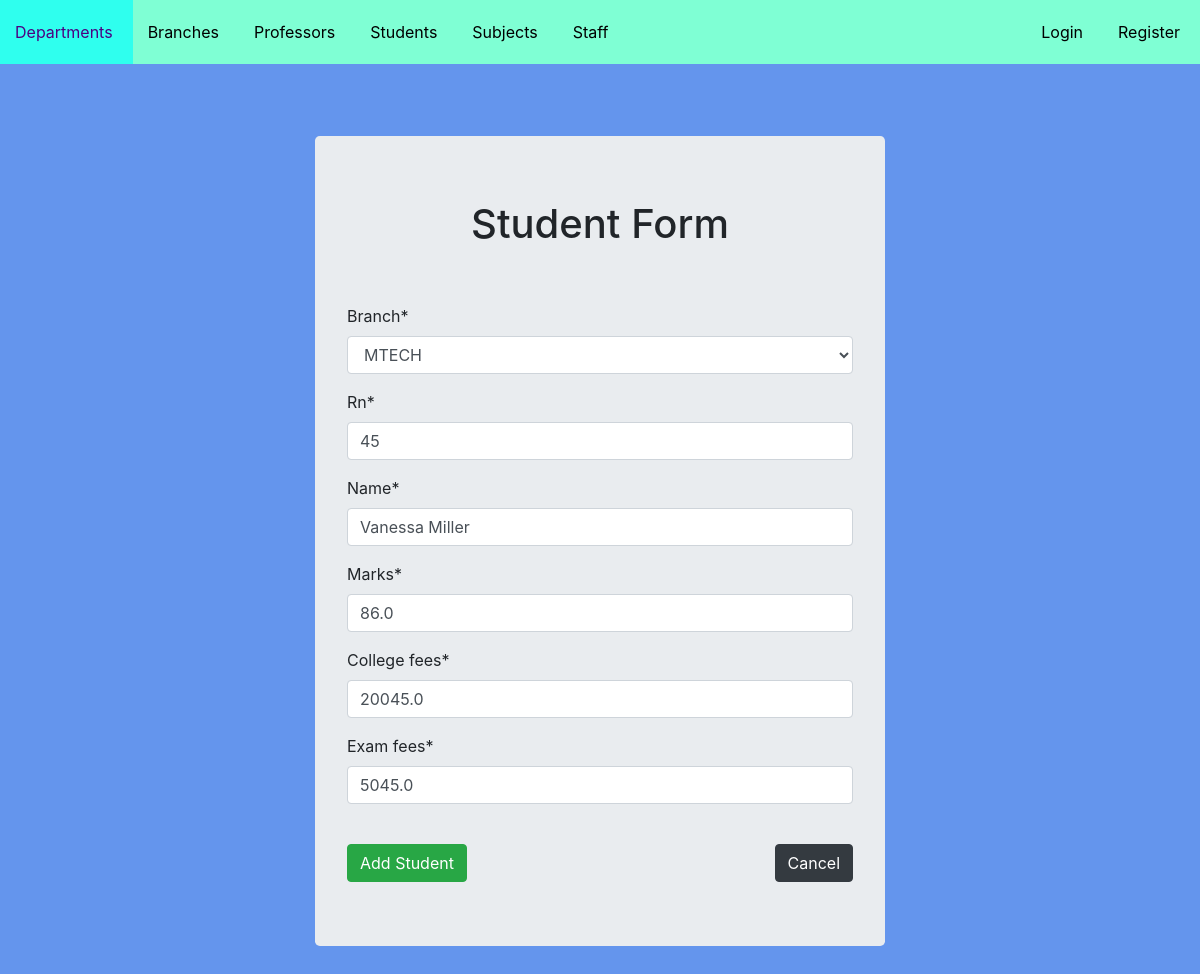
The app's page /stud/update/211/ with its own data.
### StudentApp/models.py (models this page shows, shortened)
class Student(models.Model):
    branch = models.ForeignKey(Branch,on_delete=models.CASCADE)
    rn = models.IntegerField(unique=True)
    name = models.CharField(max_length=32)
    marks = models.FloatField()
    college_fees = models.FloatField(default=0)
    exam_fees = models.FloatField(default=0)

### BranchApp/models.py (models this page shows)
class Branch(models.Model):
    dept = models.ForeignKey(Dept, on_delete=models.CASCADE)
    name = models.CharField(max_length=32)
    intake = models.IntegerField()
    college_fees = models.FloatField(default=0)
    exam_fees = models.FloatField(default=0)
    def __str__(self) -> str:
        return f"{self.name}"

### StudentApp/views.py (the view)
# urls.py: path('update/<int:pk>/',StudentUpdateView.as_view(),name='update_stud'),
class StudentUpdateView(UpdateView):
    model = Student
    form_class = StudentModelForm
    success_url = reverse_lazy('retrive_stud')

### StudentApp/forms.py (shortened to what this page needs)
class StudentModelForm(forms.ModelForm):
    class Meta:
        model = Student
        fields = '__all__'

### templates/StudentApp/student_form.html (shortened to what this page needs)
{% extends 'layout.html' %}
{% load crispy_forms_tags %}
{% block content %}
    <div class="container" style="width: 50%;">
        <form method="POST" class="jumbotron">
            <h1 style="text-align: center;">Student Form</h1>
            <br><br>
            {{ form|crispy }}
            <br>
            <input type="submit" value="Add Student" class="btn btn-success">
            <a href="{% url 'retrive_stud' %}">
                <input type="button" value="Cancel" class="btn btn-dark" style="float:right;">
            </a>
        </form>
    </div>
{% endblock %}

### static/main.css (style rules this page uses)
h1 { text-align: center; }

### records on screen
Student: branch "MTECH", rn "45", marks "86.0", college_fees "20045.0", exam_fees "5045.0"
Branch: name "Vanessa Miller"
